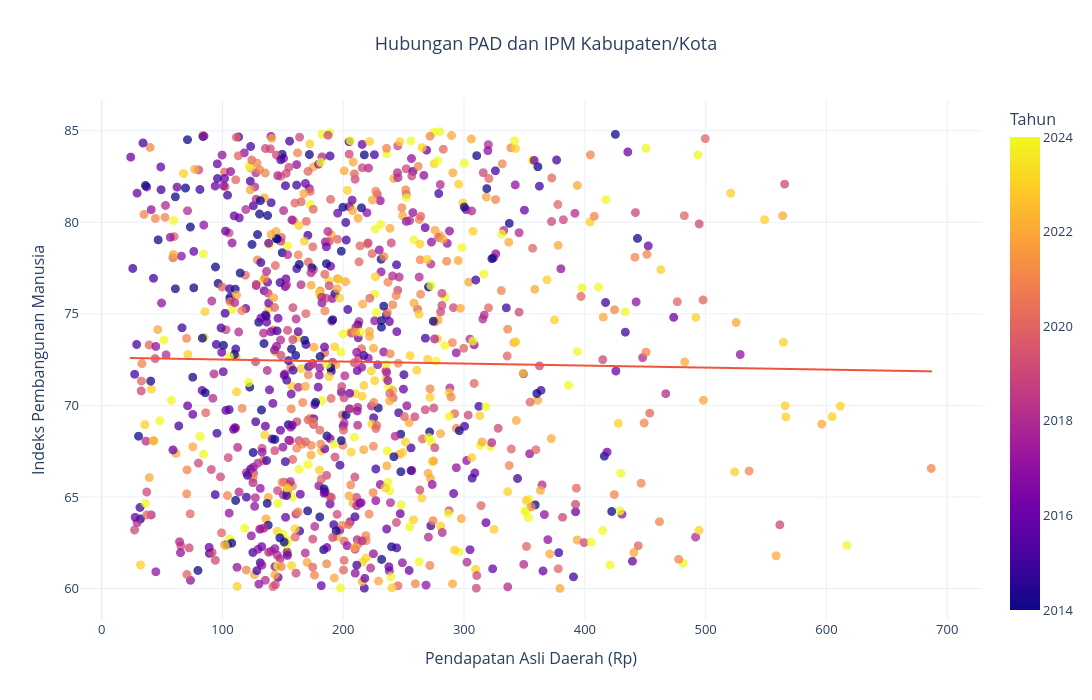

The cell this chart's notebook holds for it:
### Code cell
import plotly.express as px

fig = px.scatter(
    df,
    x="PAD",
    y="IPM",
    color="Tahun",
    hover_name="Kota",
    trendline="ols",  # Menambahkan garis tren regresi linear
    title="Hubungan PAD dan IPM Kabupaten/Kota",
    labels={
        "PAD": "Pendapatan Asli Daerah (Rp)",
        "IPM": "Indeks Pembangunan Manusia",
        "Tahun": "Tahun"
    },
    width=1100,       # Lebar gambar dalam piksel
    height=700,       # Tinggi gambar dalam piksel
    template="plotly_white",
    opacity=0.75
)

fig.update_layout(
    title_x=0.5,
    font=dict(size=13),
    legend_title_text="Tahun",
    hovermode="closest"
)

fig.update_traces(
    marker=dict(size=9),
    selector=dict(mode="markers")
)

fig.show()

### Figure 1 — Plotly figure (JSON) as saved in the notebook; plotly's stock layout.template omitted (floating-point values rounded to 4 significant figures; data arrays with more than 128 entries replaced by an {"elided": "..."} marker saying what was removed)
{"data": [{"hovertemplate": "<b>%{hovertext}</b><br><br>Pendapatan Asli Daerah (Rp)=%{x}<br>Indeks Pembangunan Manusia=%{y}<br>Tahun=%{marker.color}<extra></extra>", "hovertext": {"elided": "1067 str values"}, "legendgroup": "", "marker": {"color": {"elided": "1067 int values"}, "coloraxis": "coloraxis", "opacity": 0.75, "size": 9, "symbol": "circle"}, "mode": "markers", "name": "", "showlegend": false, "type": "scattergl", "x": {"elided": "1067 float values"}, "xaxis": "x", "y": {"elided": "1067 float values"}, "yaxis": "y"}, {"hovertemplate": "<b>OLS trendline</b><br>IPM = -0.0011003 * PAD + 72.6156<br>R<sup>2</sup>=0.000283<br><br>Pendapatan Asli Daerah (Rp)=%{x}<br>Indeks Pembangunan Manusia=%{y} <b>(trend)</b><extra></extra>", "legendgroup": "", "marker": {"symbol": "circle"}, "mode": "lines", "name": "", "showlegend": false, "type": "scattergl", "x": {"elided": "1067 float values"}, "xaxis": "x", "y": {"elided": "1067 float values"}, "yaxis": "y"}], "layout": {"coloraxis": {"colorbar": {"title": {"text": "Tahun"}}, "colorscale": [[0, "#0d0887"], [0.1111, "#46039f"], [0.2222, "#7201a8"], [0.3333, "#9c179e"], [0.4444, "#bd3786"], [0.5556, "#d8576b"], [0.6667, "#ed7953"], [0.7778, "#fb9f3a"], [0.8889, "#fdca26"], [1, "#f0f921"]]}, "font": {"size": 13}, "height": 700, "hovermode": "closest", "legend": {"title": {"text": "Tahun"}, "tracegroupgap": 0}, "title": {"text": "Hubungan PAD dan IPM Kabupaten/Kota", "x": 0.5}, "width": 1100, "xaxis": {"anchor": "y", "domain": [0, 1], "title": {"text": "Pendapatan Asli Daerah (Rp)"}}, "yaxis": {"anchor": "x", "domain": [0, 1], "title": {"text": "Indeks Pembangunan Manusia"}}}}
